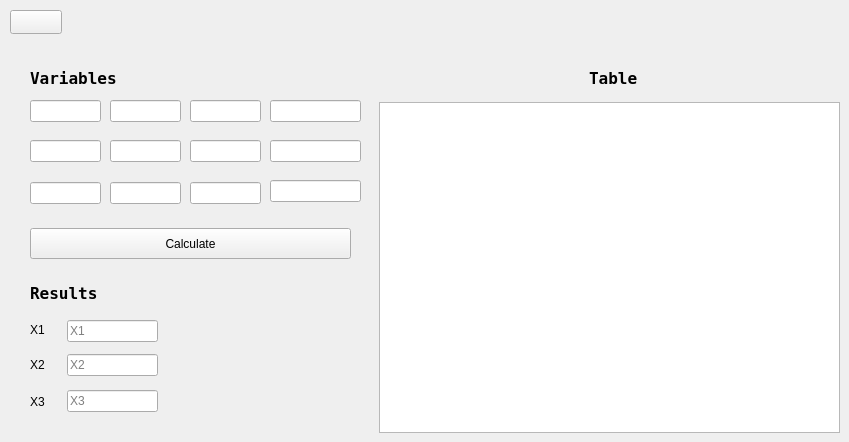
   <widget class="QWidget" name="cramers_rule_tab">
    <property name="enabled">
     <bool>true</bool>
    </property>
    <attribute name="title">
     <string>cramers</string>
    </attribute>
    <widget class="QPushButton" name="back_8">
     <property name="geometry">
      <rect>
       <x>10</x>
       <y>10</y>
       <width>52</width>
       <height>24</height>
      </rect>
     </property>
     <property name="text">
      <string/>
     </property>
     <property name="icon">
      <iconset>
       <normaloff>arrow.png</normaloff>arrow.png</iconset>
     </property>
    </widget>
    <widget class="QLabel" name="X3_text_cramers">
     <property name="geometry">
      <rect>
       <x>30</x>
       <y>392</y>
       <width>31</width>
       <height>20</height>
      </rect>
     </property>
     <property name="text">
      <string>X3</string>
     </property>
    </widget>
    <widget class="QLabel" name="Table_text_cramers">
     <property name="geometry">
      <rect>
       <x>589</x>
       <y>70</y>
       <width>71</width>
       <height>16</height>
      </rect>
     </property>
     <property name="font">
      <font>
       <family>Terminal</family>
       <pointsize>12</pointsize>
       <bold>true</bold>
      </font>
     </property>
     <property name="text">
      <string>Table</string>
     </property>
    </widget>
    <widget class="QLineEdit" name="a13_cramers">
     <property name="geometry">
      <rect>
       <x>190</x>
       <y>100</y>
       <width>71</width>
       <height>22</height>
      </rect>
     </property>
    </widget>
    <widget class="QLabel" name="X2_text_cramers">
     <property name="geometry">
      <rect>
       <x>30</x>
       <y>355</y>
       <width>31</width>
       <height>20</height>
      </rect>
     </property>
     <property name="text">
      <string>X2</string>
     </property>
    </widget>
    <widget class="QLineEdit" name="a22_cramers">
     <property name="geometry">
      <rect>
       <x>110</x>
       <y>140</y>
       <width>71</width>
       <height>22</height>
      </rect>
     </property>
    </widget>
    <widget class="QTableWidget" name="table_cramers">
     <property name="geometry">
      <rect>
       <x>379</x>
       <y>102</y>
       <width>461</width>
       <height>331</height>
      </rect>
     </property>
     <attribute name="horizontalHeaderStretchLastSection">
      <bool>true</bool>
     </attribute>
    </widget>
    <widget class="QLineEdit" name="a11_cramers">
     <property name="geometry">
      <rect>
       <x>30</x>
       <y>100</y>
       <width>71</width>
       <height>22</height>
      </rect>
     </property>
    </widget>
    <widget class="QLineEdit" name="a21_cramers">
     <property name="geometry">
      <rect>
       <x>30</x>
       <y>140</y>
       <width>71</width>
       <height>22</height>
      </rect>
     </property>
    </widget>
    <widget class="QLineEdit" name="X3_result_cramers">
     <property name="geometry">
      <rect>
       <x>67</x>
       <y>390</y>
       <width>91</width>
       <height>22</height>
      </rect>
     </property>
     <property name="placeholderText">
      <string>X3</string>
     </property>
    </widget>
    <widget class="QLineEdit" name="sol_cramers_2">
     <property name="geometry">
      <rect>
       <x>270</x>
       <y>140</y>
       <width>91</width>
       <height>22</height>
      </rect>
     </property>
    </widget>
    <widget class="QLineEdit" name="sol_cramers_3">
     <property name="geometry">
      <rect>
       <x>270</x>
       <y>180</y>
       <width>91</width>
       <height>22</height>
      </rect>
     </property>
    </widget>
    <widget class="QLineEdit" name="a32_cramers">
     <property name="geometry">
      <rect>
       <x>110</x>
       <y>182</y>
       <width>71</width>
       <height>22</height>
      </rect>
     </property>
    </widget>
    <widget class="QLineEdit" name="sol_cramers">
     <property name="geometry">
      <rect>
       <x>270</x>
       <y>100</y>
       <width>91</width>
       <height>22</height>
      </rect>
     </property>
    </widget>
    <widget class="QLineEdit" name="X2_result_cramers">
     <property name="geometry">
      <rect>
       <x>67</x>
       <y>354</y>
       <width>91</width>
       <height>22</height>
      </rect>
     </property>
     <property name="placeholderText">
      <string>X2</string>
     </property>
    </widget>
    <widget class="QLineEdit" name="X1_result_cramers">
     <property name="geometry">
      <rect>
       <x>67</x>
       <y>320</y>
       <width>91</width>
       <height>22</height>
      </rect>
     </property>
     <property name="placeholderText">
      <string>X1</string>
     </property>
    </widget>
    <widget class="QLabel" name="X1_text_cramers">
     <property name="geometry">
      <rect>
       <x>30</x>
       <y>320</y>
       <width>31</width>
       <height>20</height>
      </rect>
     </property>
     <property name="text">
      <string>X1</string>
     </property>
    </widget>
    <widget class="QLabel" name="Results_text_cramers">
     <property name="geometry">
      <rect>
       <x>30</x>
       <y>285</y>
       <width>131</width>
       <height>16</height>
      </rect>
     </property>
     <property name="font">
      <font>
       <family>Terminal</family>
       <pointsize>12</pointsize>
       <bold>true</bold>
      </font>
     </property>
     <property name="text">
      <string>Results</string>
     </property>
    </widget>
    <widget class="QLineEdit" name="a31_cramers">
     <property name="geometry">
      <rect>
       <x>30</x>
       <y>182</y>
       <width>71</width>
       <height>22</height>
      </rect>
     </property>
    </widget>
    <widget class="QLabel" name="Variables_text_cramers">
     <property name="geometry">
      <rect>
       <x>30</x>
       <y>70</y>
       <width>131</width>
       <height>16</height>
      </rect>
     </property>
     <property name="font">
      <font>
       <family>Terminal</family>
       <pointsize>12</pointsize>
       <bold>true</bold>
      </font>
     </property>
     <property name="text">
      <string>Variables</string>
     </property>
    </widget>
    <widget class="QLineEdit" name="a23_cramers">
     <property name="geometry">
      <rect>
       <x>190</x>
       <y>140</y>
       <width>71</width>
       <height>22</height>
      </rect>
     </property>
    </widget>
    <widget class="QPushButton" name="cramers_calc_btn">
     <property name="geometry">
      <rect>
       <x>30</x>
       <y>228</y>
       <width>321</width>
       <height>31</height>
      </rect>
     </property>
     <property name="text">
      <string>Calculate</string>
     </property>
    </widget>
    <widget class="QLineEdit" name="a12_cramers">
     <property name="geometry">
      <rect>
       <x>110</x>
       <y>100</y>
       <width>71</width>
       <height>22</height>
      </rect>
     </property>
    </widget>
    <widget class="QLineEdit" name="a33_cramers">
     <property name="geometry">
      <rect>
       <x>190</x>
       <y>182</y>
       <width>71</width>
       <height>22</height>
      </rect>
     </property>
    </widget>
   </widget>
